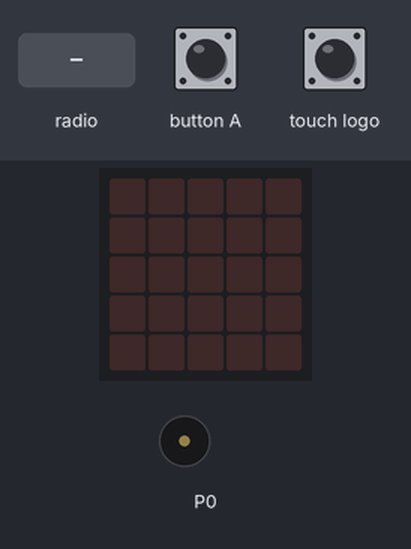
The program below on a simulated BBC micro:bit (MakeCode). Parts: the board's 5×5 LED display, buzzer (waves = sounding). The inputs (shaded band) are chosen by the test bench.

Above: at 1.2 s.
1.3 s: radio message "0" arrives
At 1.95 s:
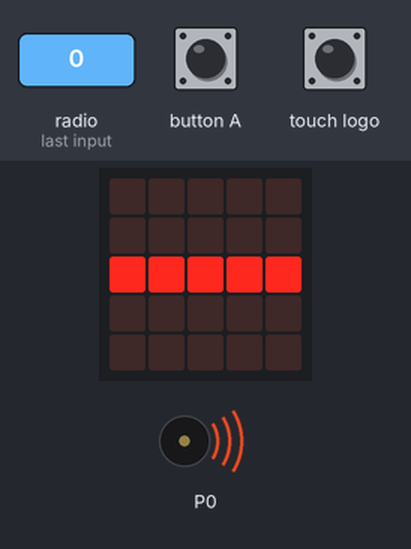
At 3.3 s:
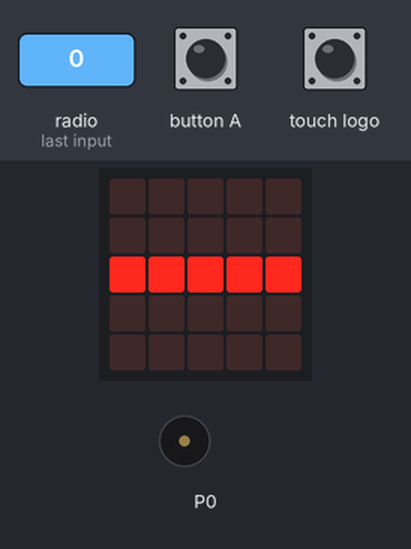
3.7 s: radio message "1" arrives
At 5.1 s:
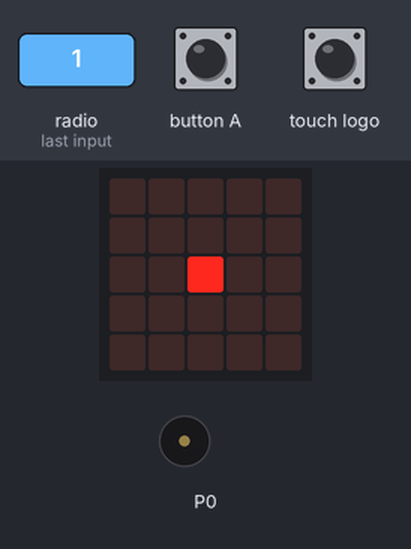
Timing chart, 0 to 6.7 s (numbered marks = the images above; inputs shaded):
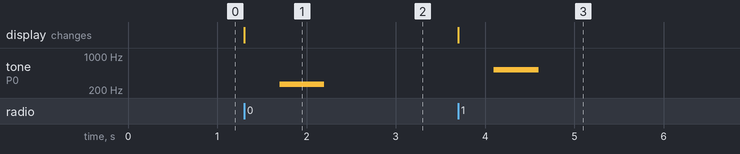

Measured:
- after the input at 1.3 s, tone on P0: silent → 262 Hz after 0.40 s, → silent 0.50 s later; the display: changes at once (image 1)
- after the input at 3.7 s, tone on P0: silent → 523 Hz after 0.40 s, → silent 0.50 s later; the display: changes at once (image 3)

The program:

main.ts
```typescript
radio.onReceivedNumber(function (receivedNumber) {
    if (receivedNumber == 0) {
        basic.showLeds(`
            . . . . .
            . . . . .
            # # # # #
            . . . . .
            . . . . .
            `)
        music.play(music.tonePlayable(262, music.beat(BeatFraction.Whole)), music.PlaybackMode.UntilDone)
    } else if (receivedNumber == 1) {
        basic.showLeds(`
            . . . . .
            . . . . .
            . . # . .
            . . . . .
            . . . . .
            `)
        music.play(music.tonePlayable(523, music.beat(BeatFraction.Whole)), music.PlaybackMode.UntilDone)
    } else if (receivedNumber == 1) {
        basic.showLeds(`
            . . # . .
            . . # . .
            # # # # #
            . . # . .
            . . # . .
            `)
        music.play(music.tonePlayable(131, music.beat(BeatFraction.Whole)), music.PlaybackMode.UntilDone)
    }
})
input.onLogoEvent(TouchButtonEvent.Pressed, function () {
    radio.sendNumber(1)
})
input.onButtonPressed(Button.A, function () {
    radio.sendNumber(2)
})
input.onLogoEvent(TouchButtonEvent.LongPressed, function () {
    radio.sendNumber(0)
})
radio.setGroup(1)
basic.forever(function () {

})
```

test.ts
```typescript
// aquí va el archivo "tests"; esto no se compilará cuando este paquete se utilice como una extensión.
```
